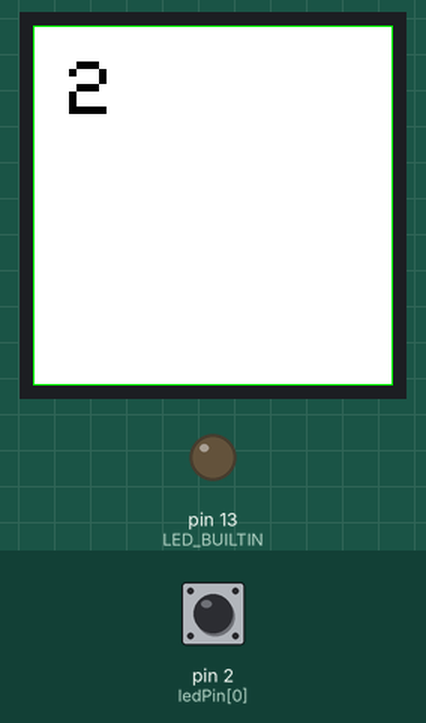
This sketch was run on a simulated Arduino Uno, built with avr-gcc and run on an emulated ATmega328P. Parts: 240×240 colour display, output pins drawn as LEDs (lit = HIGH). The inputs (shaded band) are chosen by the test bench; at power-on: pin 2 (ledPin[0]) HIGH. What the sketch prints to the serial monitor is not drawn.

Above: at 1.2 s.
1.3 s: pin 2 (ledPin[0]) pulled LOW for 0.15 s
At 1.6 s:
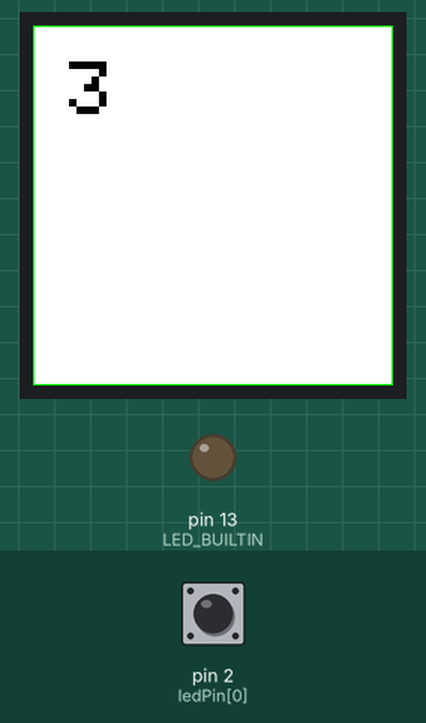
2.9 s: pin 2 (ledPin[0]) pulled LOW for 1 s
At 4.0 s:
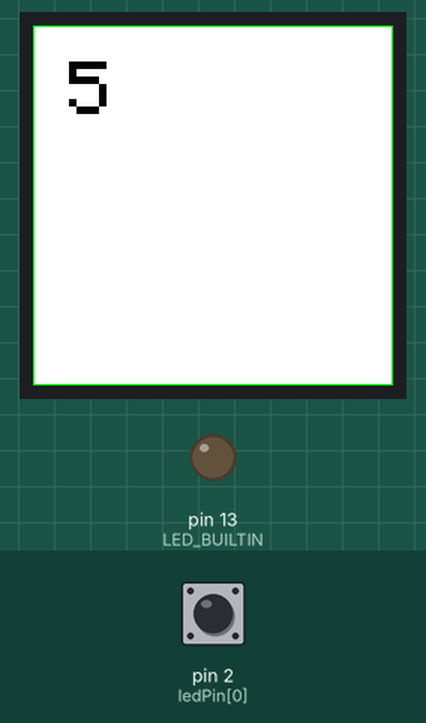
5.4 s: pin 2 (ledPin[0]) pulled LOW for 0.15 s
At 5.9 s:
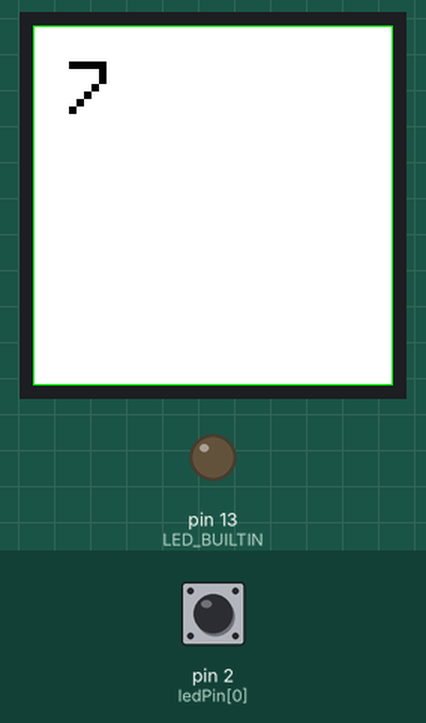
7.0 s: pin 2 (ledPin[0]) pulled LOW for 1 s
At 8.4 s:
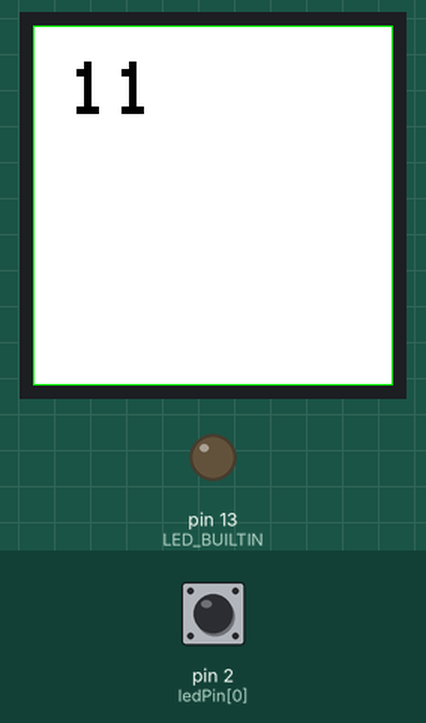
Timing chart, 0 to 10.0 s (numbered marks = the images above; inputs shaded):
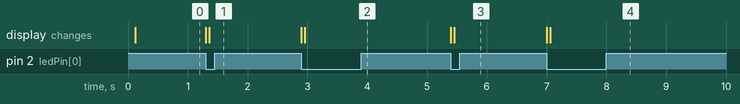

The sketch:

primegen.ino
```cpp
#include "pitches.h"

#define TFT_DC    9
#define TFT_RST   8
#define SCR_WD   240
#define SCR_HT   240   // 320 - to allow access to full 240x320 frame buffer
#include <SPI.h>
#include <Adafruit_GFX.h>
#include <Arduino_ST7789_Fast.h>
Arduino_ST7789 lcd = Arduino_ST7789(TFT_DC, TFT_RST);

byte ledPin[] = {2, 3, 4, 5, 6, 7, 8, 9, 10, 11, 12};
int n = 2048;
unsigned long i = 2;
int lastState = 0;
int state = 0;

void setup() {
  pinMode(LED_BUILTIN, OUTPUT);
//  for (int i = 0; i < 11; i++) {
//    pinMode(ledPin[i], OUTPUT);
//  }
  pinMode(2, INPUT_PULLUP);
  Serial.begin(9600);
  Serial.println("Starting");
  lcd.init(SCR_WD, SCR_HT);
  lcd.setTextColor(BLACK);
  lcd.setTextSize(5);
  lcd.setCursor(24,110);
  lcd.fillScreen(WHITE);
  lcd.drawRect(0,0,240,240,GREEN);
}

//void displayBinary(int num) {
//  for (int i = 0 ; i < 11; i++) {
//    byte state = bitRead(num, i);
//    digitalWrite(ledPin[i], state);
//  }
//}

bool checkPrime(unsigned long num) {
  int result = 1;
  for (int i = 2; i <= sqrt(num); i++) {
    if (num % i == 0) {
      result = 0;
      break;
    }

  }
  return result;
}

void clearPin() {
  for (int i = 0 ; i < 11 ; i++) {
    digitalWrite(ledPin[i], LOW);
  }
}

// the loop function runs over and over again forever
void loop() {
  while (!checkPrime(i)) {
    i++;
  }
//  displayBinary(i);
lcd.setCursor(24,24);
  lcd.fillScreen(WHITE);
  lcd.drawRect(0,0,240,240,GREEN);

  lcd.println(i);
  Serial.println(i);

  while (1) {
    lastState = state;
    state = digitalRead(2);
    if (state == LOW && lastState == HIGH) {
//  delay(500);
      Serial.println("I");
      if (checkPrime(i)) i++;

      break;
    }
  }

}
```

pitches.h
```cpp
/*************************************************
   Public Constants
 *************************************************/

#define NOTE_B0  31
#define NOTE_C1  33
#define NOTE_CS1 35
#define NOTE_D1  37
#define NOTE_DS1 39
#define NOTE_E1  41
#define NOTE_F1  44
#define NOTE_FS1 46
#define NOTE_G1  49
#define NOTE_GS1 52
#define NOTE_A1  55
#define NOTE_AS1 58
#define NOTE_B1  62
#define NOTE_C2  65
#define NOTE_CS2 69
#define NOTE_D2  73
#define NOTE_DS2 78
#define NOTE_E2  82
#define NOTE_F2  87
#define NOTE_FS2 93
#define NOTE_G2  98
#define NOTE_GS2 104
#define NOTE_A2  110
#define NOTE_AS2 117
#define NOTE_B2  123
#define NOTE_C3  131
#define NOTE_CS3 139
#define NOTE_D3  147
#define NOTE_DS3 156
#define NOTE_E3  165
#define NOTE_F3  175
#define NOTE_FS3 185
#define NOTE_G3  196
#define NOTE_GS3 208
#define NOTE_A3  220
#define NOTE_AS3 233
#define NOTE_B3  247
#define NOTE_C4  262
#define NOTE_CS4 277
#define NOTE_D4  294
#define NOTE_DS4 311
#define NOTE_E4  330
#define NOTE_F4  349
#define NOTE_FS4 370
#define NOTE_G4  392
#define NOTE_GS4 415
#define NOTE_A4  440
#define NOTE_AS4 466
#define NOTE_B4  494
#define NOTE_C5  523
#define NOTE_CS5 554
#define NOTE_D5  587
#define NOTE_DS5 622
#define NOTE_E5  659
#define NOTE_F5  698
#define NOTE_FS5 740
#define NOTE_G5  784
#define NOTE_GS5 831
#define NOTE_A5  880
#define NOTE_AS5 932
#define NOTE_B5  988
#define NOTE_C6  1047
#define NOTE_CS6 1109
#define NOTE_D6  1175
#define NOTE_DS6 1245
#define NOTE_E6  1319
#define NOTE_F6  1397
#define NOTE_FS6 1480
#define NOTE_G6  1568
#define NOTE_GS6 1661
#define NOTE_A6  1760
#define NOTE_AS6 1865
#define NOTE_B6  1976
#define NOTE_C7  2093
#define NOTE_CS7 2217
#define NOTE_D7  2349
#define NOTE_DS7 2489
#define NOTE_E7  2637
#define NOTE_F7  2794
#define NOTE_FS7 2960
#define NOTE_G7  3136
#define NOTE_GS7 3322
#define NOTE_A7  3520
#define NOTE_AS7 3729
#define NOTE_B7  3951
#define NOTE_C8  4186
#define NOTE_CS8 4435
#define NOTE_D8  4699
#define NOTE_DS8 4978
```

Measured:
- after the input at 1.3 s, the display: first changes at once (image 1 shows a later state)
- after the input at 2.9 s, the display: first changes at once (image 2 shows a later state)
- after the input at 5.4 s, the display: first changes at once (image 3 shows a later state)
- after the input at 7.0 s, the display: first changes at once (image 4 shows a later state)
